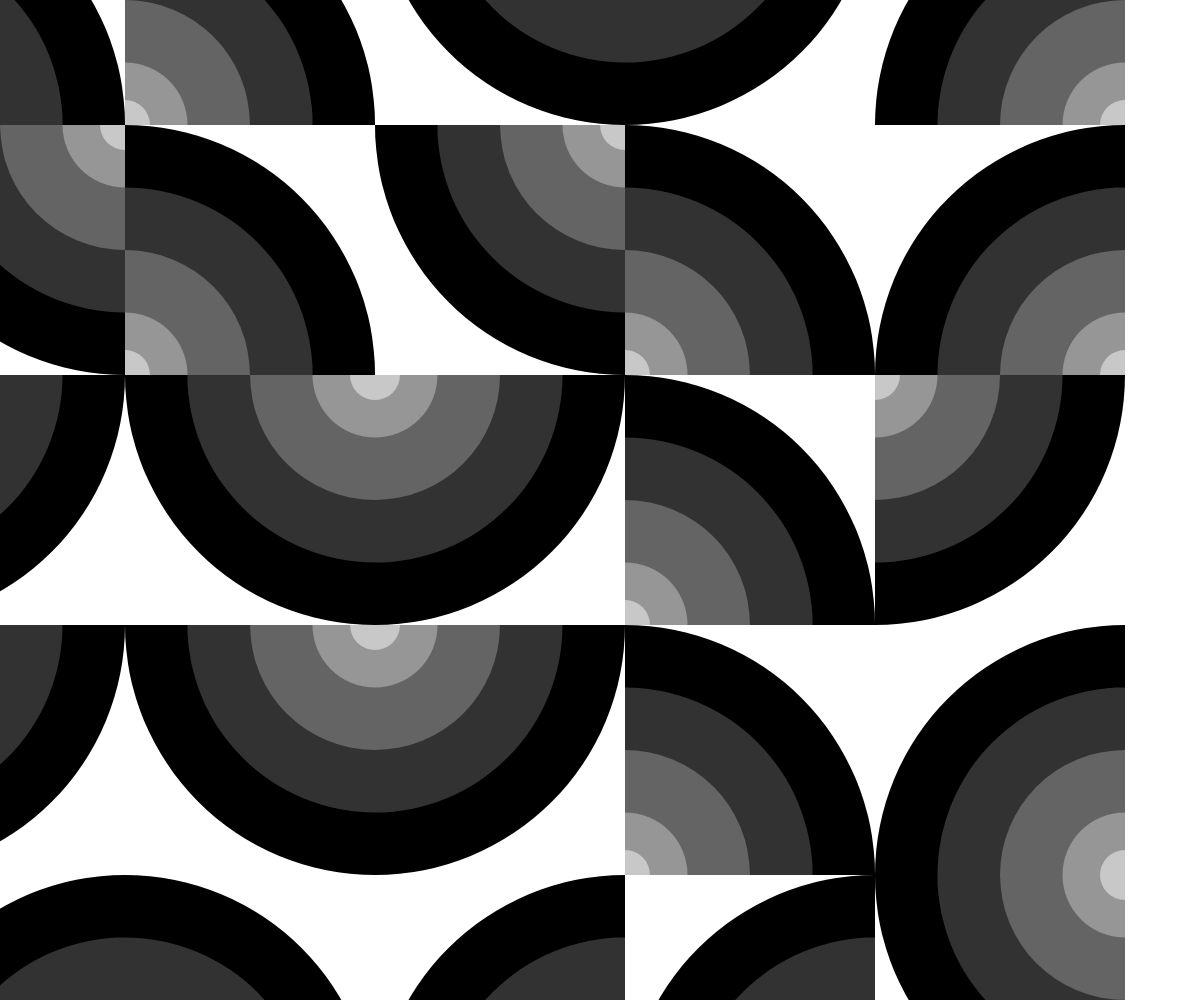
Frame 1 (no input)
Frame 60 (no input): identical to frame 1, image omitted
Frame 120 (the mouse pressed at the canvas centre since frame 60): identical to frame 1, image omitted

The p5.js sketch that drew this single still picture (run headless with seeded random() and noise() and a simulated clock; from frame 60 on, the mouse is pressed at the canvas centre):

// p5.js sketch
// ── sketch.js
var siz = 250;
var pg1
var pg2
var seed

function setup() {

    createCanvas(windowWidth, windowHeight);

    background(0);
    pixelDensity(1)
    seed = random(5000)
    // colorMode(HSB)

    pg1 = createGraphics(siz, siz)
    pg1.noStroke()
    pg1.fill(255)
    pg1.ellipse(0, 0, pg1.width * 24 / 10, pg1.width * 24 / 10)
    pg1.fill(0)
    pg1.noStroke(0)
    pg1.ellipse(0, 0, pg1.width * 20 / 10, pg1.width * 20 / 10)
    pg1.fill(50)
    pg1.ellipse(0, 0, pg1.width * 15 / 10, pg1.width * 15 / 10)
    pg1.fill(100)
    pg1.ellipse(0, 0, pg1.width * 10 / 10, pg1.width * 10 / 10)
    pg1.fill(150)
    pg1.ellipse(0, 0, pg1.width * 5 / 10, pg1.width * 5 / 10)
    pg1.fill(200)
    pg1.ellipse(0, 0, pg1.width * 2 / 10, pg1.width * 2 / 10)




    imageMode(CENTER, CENTER)

}


function draw() {
    randomSeed(seed)
    background(255);
    noStroke();
    //fill(0);
    noFill();

    for (var i = 0; i <= width; i += siz) {
        for (var j = 0; j <= height; j += siz) {
            push()
            imageMode(CENTER)
            translate(i, j)
            var angle = TWO_PI * (int(random(1, 5))) / 4
            //var r = int(random(2))
            rotate(angle)
            //var hue = random(250, 360)
            image(pg1, 0, 0)
            /*
            if (r ==0)image(pg1,0,0)
            else image(pg2,0,0)*/

            pop()
        }

    }
}

function mouseReleased() {
    seed = random(50000)
    siz = random(5, 150)
    pg1 = createGraphics(siz, siz)
    pg1.noStroke()
    pg1.fill(255)
    pg1.ellipse(0, 0, pg1.width * 24 / 10, pg1.width * 24 / 10)
    pg1.fill(0)
    pg1.noStroke(0)
    pg1.ellipse(0, 0, pg1.width * 20 / 10, pg1.width * 20 / 10)
    pg1.fill(50)
    pg1.ellipse(0, 0, pg1.width * 15 / 10, pg1.width * 15 / 10)
    pg1.fill(100)
    pg1.ellipse(0, 0, pg1.width * 10 / 10, pg1.width * 10 / 10)
    pg1.fill(150)
    pg1.ellipse(0, 0, pg1.width * 5 / 10, pg1.width * 5 / 10)
    pg1.fill(200)
    pg1.ellipse(0, 0, pg1.width * 2 / 10, pg1.width * 2 / 10)



}

function windowResized() {

    resizeCanvas(windowWidth, windowHeight);

}
